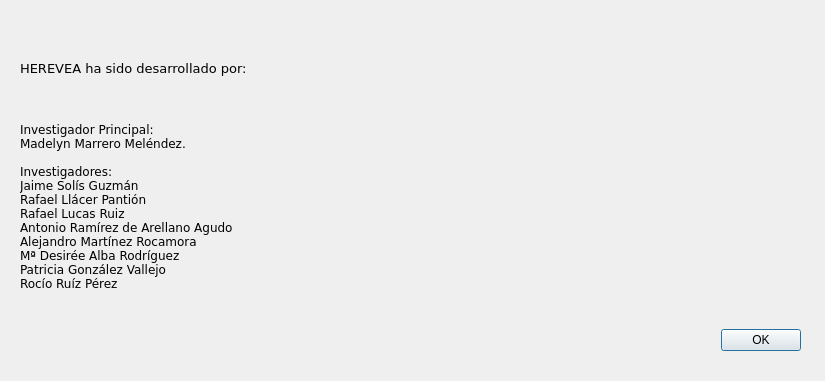
<?xml version="1.0" encoding="UTF-8"?>
<ui version="4.0">
 <class>AcercaDe</class>
 <widget class="QDialog" name="AcercaDe">
  <property name="windowModality">
   <enum>Qt::WindowModal</enum>
  </property>
  <property name="geometry">
   <rect>
    <x>0</x>
    <y>0</y>
    <width>825</width>
    <height>381</height>
   </rect>
  </property>
  <property name="sizePolicy">
   <sizepolicy hsizetype="Fixed" vsizetype="Fixed">
    <horstretch>0</horstretch>
    <verstretch>0</verstretch>
   </sizepolicy>
  </property>
  <property name="minimumSize">
   <size>
    <width>825</width>
    <height>381</height>
   </size>
  </property>
  <property name="maximumSize">
   <size>
    <width>825</width>
    <height>381</height>
   </size>
  </property>
  <property name="windowTitle">
   <string>Herevea</string>
  </property>
  <widget class="QDialogButtonBox" name="buttonBox">
   <property name="geometry">
    <rect>
     <x>420</x>
     <y>320</y>
     <width>381</width>
     <height>41</height>
    </rect>
   </property>
   <property name="orientation">
    <enum>Qt::Horizontal</enum>
   </property>
   <property name="standardButtons">
    <set>QDialogButtonBox::Ok</set>
   </property>
  </widget>
  <widget class="QWidget" name="horizontalLayoutWidget">
   <property name="geometry">
    <rect>
     <x>20</x>
     <y>20</y>
     <width>359</width>
     <height>271</height>
    </rect>
   </property>
   <layout class="QHBoxLayout" name="horizontalLayout">
    <item>
     <layout class="QVBoxLayout" name="verticalLayout">
      <item>
       <widget class="QLabel" name="label">
        <property name="font">
         <font>
          <family>Verdana</family>
          <pointsize>10</pointsize>
         </font>
        </property>
        <property name="text">
         <string>HEREVEA ha sido desarrollado por:</string>
        </property>
       </widget>
      </item>
      <item>
       <widget class="QLabel" name="label_6">
        <property name="font">
         <font>
          <family>Verdana</family>
         </font>
        </property>
        <property name="text">
         <string>Investigador Principal:
Madelyn Marrero Meléndez.

Investigadores:
Jaime Solís Guzmán
Rafael Llácer Pantión
Rafael Lucas Ruiz
Antonio Ramírez de Arellano Agudo
Alejandro Martínez Rocamora
Mª Desirée Alba Rodríguez
Patricia González Vallejo
Rocío Ruíz Pérez</string>
        </property>
        <property name="wordWrap">
         <bool>true</bool>
        </property>
       </widget>
      </item>
     </layout>
    </item>
   </layout>
  </widget>
  <widget class="QFrame" name="frame">
   <property name="geometry">
    <rect>
     <x>360</x>
     <y>0</y>
     <width>471</width>
     <height>301</height>
    </rect>
   </property>
   <property name="frameShape">
    <enum>QFrame::NoFrame</enum>
   </property>
   <property name="frameShadow">
    <enum>QFrame::Raised</enum>
   </property>
   <widget class="QLabel" name="label_2">
    <property name="geometry">
     <rect>
      <x>27</x>
      <y>30</y>
      <width>421</width>
      <height>241</height>
     </rect>
    </property>
    <property name="text">
     <string/>
    </property>
    <property name="pixmap">
     <pixmap>img/all.png</pixmap>
    </property>
    <property name="scaledContents">
     <bool>true</bool>
    </property>
   </widget>
  </widget>
 </widget>
 <resources/>
 <connections>
  <connection>
   <sender>buttonBox</sender>
   <signal>accepted()</signal>
   <receiver>AcercaDe</receiver>
   <slot>accept()</slot>
   <hints>
    <hint type="sourcelabel">
     <x>248</x>
     <y>254</y>
    </hint>
    <hint type="destinationlabel">
     <x>157</x>
     <y>274</y>
    </hint>
   </hints>
  </connection>
  <connection>
   <sender>buttonBox</sender>
   <signal>rejected()</signal>
   <receiver>AcercaDe</receiver>
   <slot>reject()</slot>
   <hints>
    <hint type="sourcelabel">
     <x>316</x>
     <y>260</y>
    </hint>
    <hint type="destinationlabel">
     <x>286</x>
     <y>274</y>
    </hint>
   </hints>
  </connection>
 </connections>
</ui>
